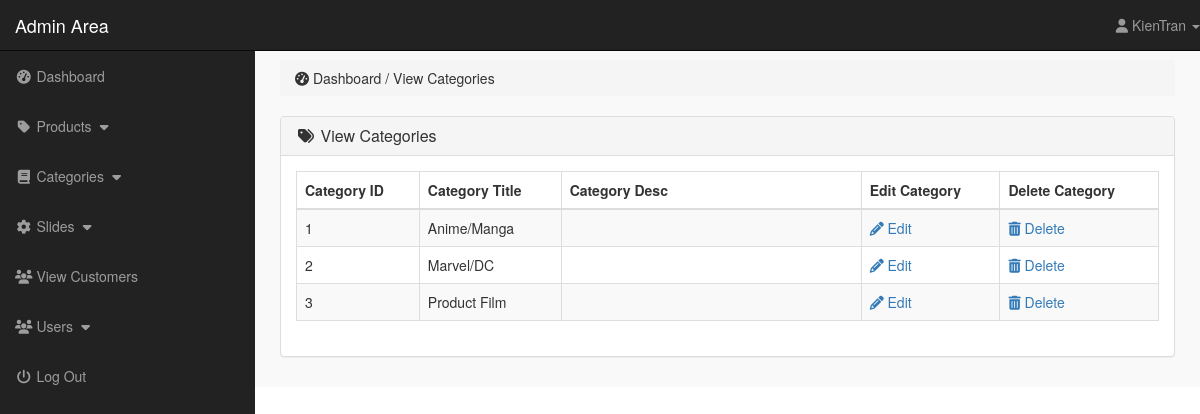
The page /admin/index.php?view_cats (signed in) on the database its author committed.
### tables this page shows
CREATE TABLE `categories` (
  `cat_id` int(10) NOT NULL,
  `cat_title` text NOT NULL,
  `cat_desc` text NOT NULL
);

### admin/view_cats.php (the view)
<?php
    if(!isset($_SESSION['admin_username'])){
        echo "<script>window.open('login.php','_self')</script>";
    }else{
?>
<div class="row">
    <div class="col-lg-12">
        <ol class="breadcrumb">
            <li>
                <i class="fa fa-dashboard"></i> Dashboard / View Categories
            </li>
        </ol>
    </div>
</div>
<div class="row">
    <div class="col-lg-12">
        <div class="panel panel-default">
            <div class="panel-heading">
                <h3 class="panel-title">
                    <i class="fa fa-tags fa-fw"></i> View Categories
                </h3>
            </div>
            <div class="panel-body">
                <div class="table-responsive">
                    <table class="table table-hover table-striped table-bordered">
                        <thead>
                            <tr>
                                <th> Category ID </th>
                                <th> Category Title </th>
                                <th> Category Desc </th>
                                <th> Edit Category </th>
                                <th> Delete Category </th>
                            </tr>
                        </thead>
                        <tbody>
                            <?php
                                $i=0;
                                $get_cats = "select * from categories";
                                $run_cats = mysqli_query($con,$get_cats);
                                while($row_cats=mysqli_fetch_array($run_cats)){
                                    $cat_id = $row_cats['cat_id'];
                                    $cat_title = $row_cats['cat_title'];
                                    $cat_desc = $row_cats['cat_desc'];
                                    $i++;
                            ?>
                            <tr>
                                <td> <?php echo $i; ?> </td>
                                <td> <?php echo $cat_title; ?> </td>
                                <td width="300"> <?php echo $cat_desc; ?> </td>
                                <td>
                                    <a href="index.php?edit_cat= <?php echo $cat_id; ?> ">
                                        <i class="fa fa-pencil"></i> Edit
                                    </a>
                                </td>
                                <td>
                                    <a href="index.php?delete_cat= <?php echo $cat_id; ?> ">
                                        <i class="fa fa-trash"></i> Delete
                                    </a>
                                </td>
                            </tr>
                            <?php } ?>
                        </tbody>
                    </table>
                </div>
            </div>
        </div>
    </div>
</div>
<?php } ?>

### admin/includes/sidebar.php (shortened to what this page needs)
<?php
    if(!isset($_SESSION['admin_username'])){
        echo "<script>window.open('login.php','_self')</script>";
    }else{
?>
<nav class="navbar navbar-inverse navbar-fixed-top">
    <div class="navbar-header">
        <a href="index.php?dashboard" class="navbar-brand">Admin Area</a>
    </div>
    <ul class="nav navbar-right top-nav">
        <li class="dropdown">
            <a href="#" class="dropdown-toggle" data-toggle="dropdown">
                <i class="fa fa-user"></i> <?php echo $admin_name;  ?> <b class="caret"></b>
            </a>
        </li>
    </ul>
    <div class="collapse navbar-collapse navbar-ex1-collapse">
        <ul class="nav navbar-nav side-nav">
            <li>
                <a href="index.php?dashboard">
                        <i class="fa fa-fw fa-dashboard"></i> Dashboard
                </a>
            </li>
            <li>
                <a href="#" data-toggle="collapse" data-target="#products">
                        <i class="fa fa-fw fa-tag"></i> Products
                        <i class="fa fa-fw fa-caret-down"></i>
                </a>
            </li>
            <li>
                <a href="#" data-toggle="collapse" data-target="#cat">
                        <i class="fa fa-fw fa-book"></i> Categories
                        <i class="fa fa-fw fa-caret-down"></i>
                </a>
            </li>
            <li>
                <a href="#" data-toggle="collapse" data-target="#slides">
                        <i class="fa fa-fw fa-gear"></i> Slides
                        <i class="fa fa-fw fa-caret-down"></i>
                </a>
            </li>
            <li>
                <a href="index.php?view_customers">
                    <i class="fa fa-fw fa-users"></i> View Customers
                </a>
            </li>
            <li>
                <a href="#" data-toggle="collapse" data-target="#users">
                        <i class="fa fa-fw fa-users"></i> Users
                        <i class="fa fa-fw fa-caret-down"></i>
                </a>
            </li>
            <li>
                <a href="logout.php">
                    <i class="fa fa-fw fa-power-off"></i> Log Out
                </a>
            </li>
        </ul>
    </div>
</nav>
<?php } ?>

### admin/css/style.css (style rules this page uses)
body { margin-top: 100px; }
@media (min-width: 768px) { body { margin-top: 50px; } }
.top-nav { 0 15px; }
.top-nav>li { float: left; display: inline-block; }
.top-nav>li>a { color: #999999; line-height: 20px; padding-top: 15px; padding-bottom: 15px; }
@media (min-width: 768px) { .side-nav { position: fixed; top: 51px; bottom: 0; width: 255px; overflow-y: auto; overflow-x: hidden; background-color: #222222; padding-bottom: 40px; border-radius: 0; } }
@media (min-width: 768px) { .side-nav>li>a { width: 255px; } }
.panel-body { border-radius: 5px; }

### rows shown on the page
categories: cat_title "Anime/Manga"
categories: cat_title "Marvel/DC"
categories: cat_title "Product Film"

### other values the page prints
$admin_name "KienTran"
